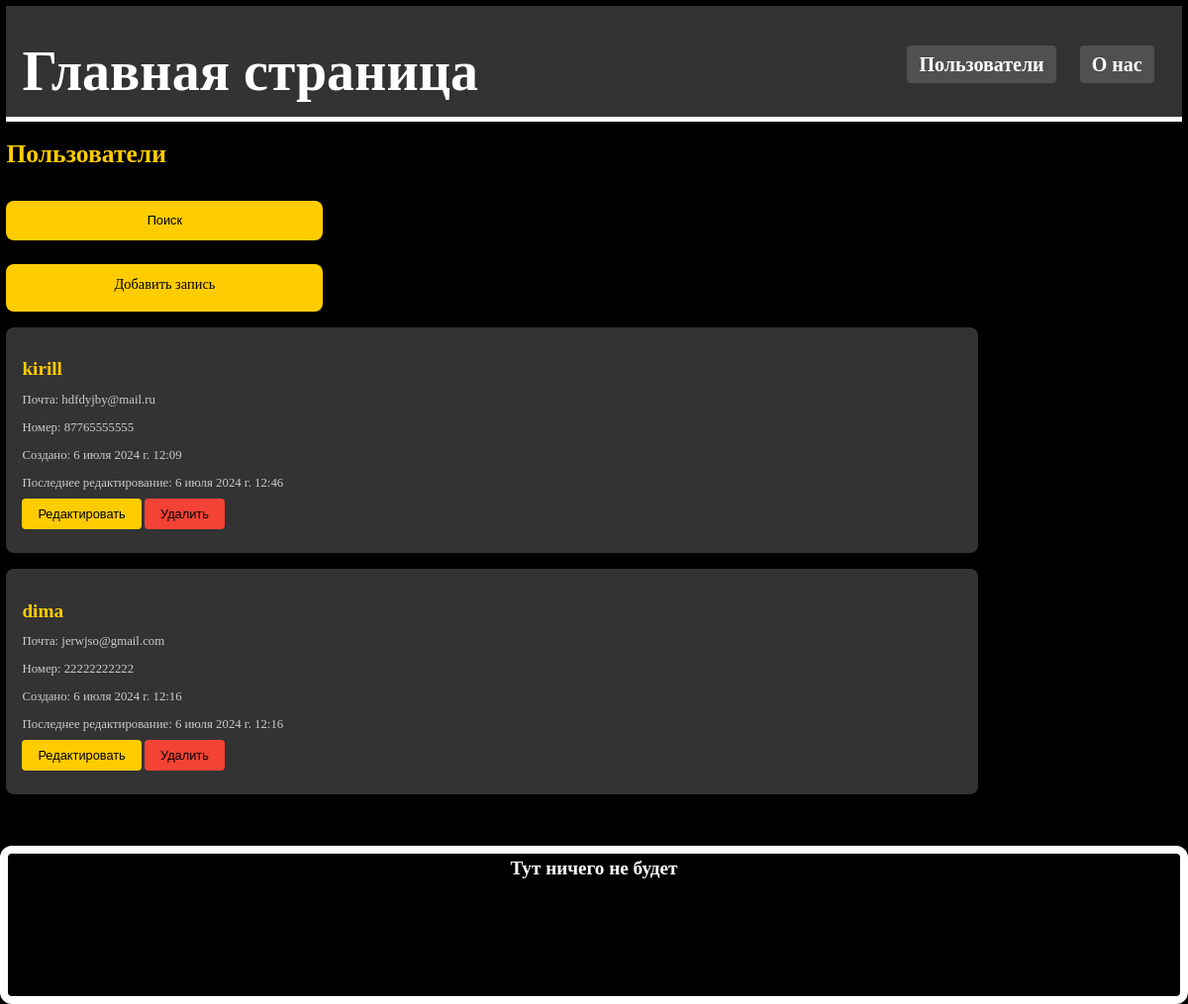
/users/, run on an earlier commit of the app's database.
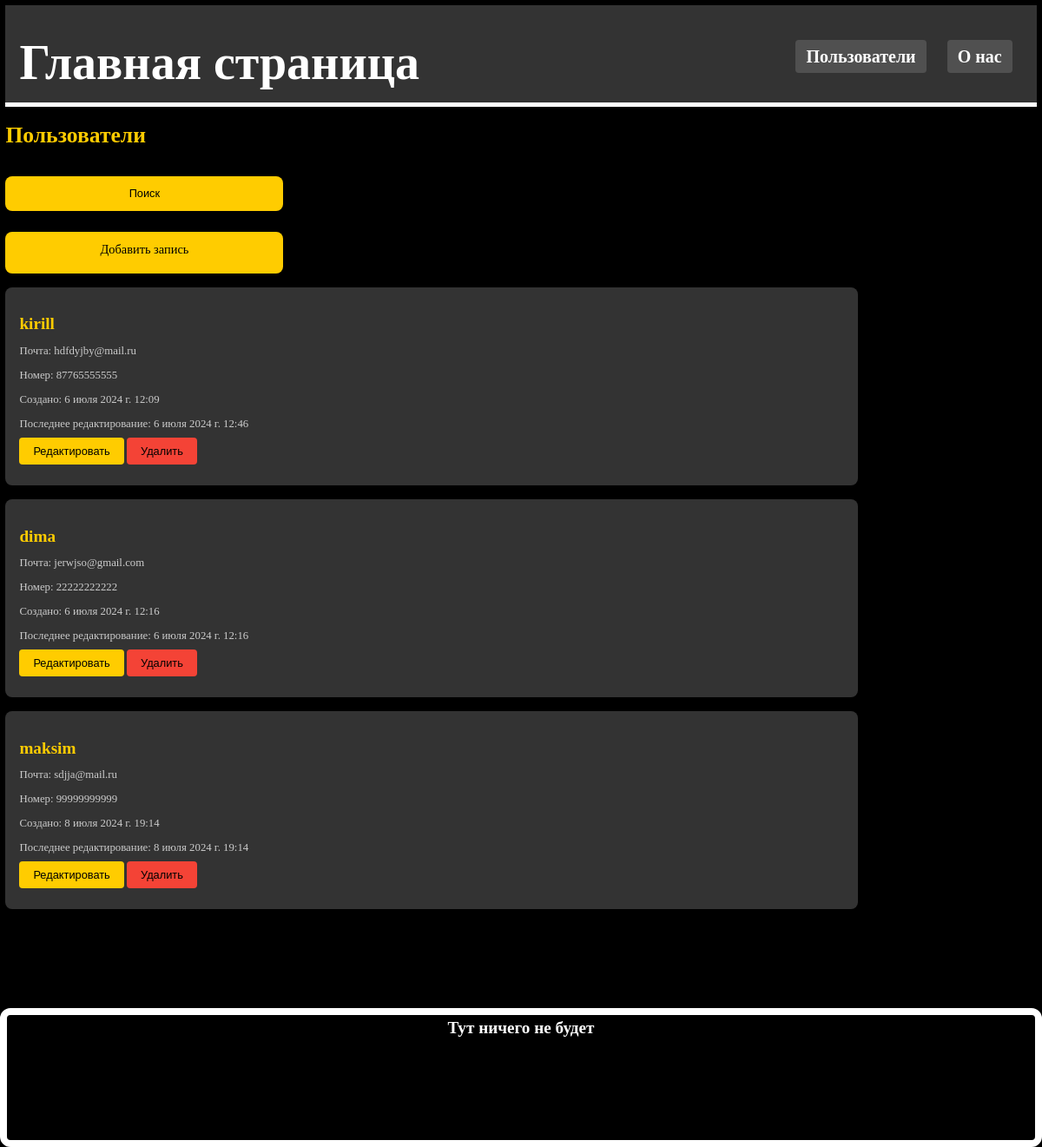
And on a later commit of the database.
### app1/models.py (models this page shows, shortened)
class info_table(models.Model):
    username = models.CharField(max_length=20, blank=False, verbose_name = 'Имя пользователя')
    email = models.CharField(max_length=20, blank=False, verbose_name = 'Почта')
    number = models.CharField(max_length=11, verbose_name = 'Номер')
    time_create = models.DateTimeField(auto_now_add=True)
    time_update = models.DateTimeField(auto_now=True)
    published = models.BooleanField(default=True)
    class Meta:
        verbose_name = 'Пользователи'
        verbose_name_plural = 'Пользователи'
        ordering = ['time_create', 'username']

### app1/views.py (the view)
# urls.py: path('users/', infoUsers.as_view(), name='users_page'),
class infoUsers(ListView):
    model=info_table
    template_name = 'app1/users.html'
    context_object_name = 'infos'
    extra_context ={'title':"Список пользователей"}
    def get_queryset(self):
        queryset = super().get_queryset().filter(published=True).order_by('id')
        search_query = self.request.GET.get('search_query')
        if search_query:
            queryset = queryset.filter(
                Q(username__icontains=search_query) |
                Q(email__icontains=search_query) |
                Q(number__icontains=search_query)
            )
        return queryset

### app1/templates/app1/users.html (shortened to what this page needs)
{% extends 'app1/base.html' %}
{% block content %}
<h1>Пользователи</h1>
<button class="search-button" onclick="toggleSearch()">Поиск</button>
    <a href="{% url 'add_page' %}" class="addpage-button">Добавить запись</a>
    {% for info in infos %}
    <div class="info-item" id="info-item-{{ info.id }}">
        <h2>{{ info.username }}</h2>
        <p>Почта: {{ info.email }}</p>
        <p>Номер: {{ info.number }}</p>
        <p class = "data-info">Создано: {{ info.time_create }}</p>
        <p class = "data-info">Последнее редактирование: {{ info.time_update }}</p>
        <button class="edit-button" data-id="{{ info.id }}">Редактировать</button>
        <button class="delete-button" data-id="{{ info.id }}">Удалить</button>
    </div>
{% empty %}
    <p>Данных о пользователях нет</p>
{% endfor %}
{% endblock %}

What changed in the data, as far as the page shows it:
added info_table: username "maksim", email "sdjja@mail.ru", number "99999999999", time_create "8 июля 2024 г. 19:14", time_update "8 июля 2024 г. 19:14"
